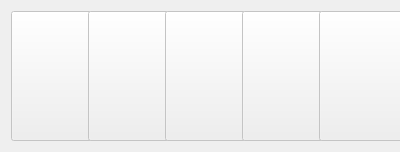
             <widget class="PhilView" name="phil0" native="true">
              <property name="minimumSize">
               <size>
                <width>400</width>
                <height>0</height>
               </size>
              </property>
              <property name="maximumSize">
               <size>
                <width>400</width>
                <height>16777215</height>
               </size>
              </property>
              <layout class="QHBoxLayout" name="horizontalLayout">
               <item>
                <widget class="QPushButton" name="forkRightPlaceHolder0">
                 <property name="enabled">
                  <bool>false</bool>
                 </property>
                 <property name="minimumSize">
                  <size>
                   <width>130</width>
                   <height>130</height>
                  </size>
                 </property>
                 <property name="maximumSize">
                  <size>
                   <width>130</width>
                   <height>130</height>
                  </size>
                 </property>
                 <property name="text">
                  <string/>
                 </property>
                 <property name="iconSize">
                  <size>
                   <width>120</width>
                   <height>105</height>
                  </size>
                 </property>
                 <property name="checkable">
                  <bool>false</bool>
                 </property>
                 <property name="checked">
                  <bool>false</bool>
                 </property>
                 <property name="autoDefault">
                  <bool>false</bool>
                 </property>
                 <property name="default">
                  <bool>false</bool>
                 </property>
                </widget>
               </item>
               <item>
                <widget class="QPushButton" name="forkRight0">
                 <property name="enabled">
                  <bool>false</bool>
                 </property>
                 <property name="minimumSize">
                  <size>
                   <width>130</width>
                   <height>130</height>
                  </size>
                 </property>
                 <property name="maximumSize">
                  <size>
                   <width>130</width>
                   <height>130</height>
                  </size>
                 </property>
                 <property name="text">
                  <string/>
                 </property>
                 <property name="icon">
                  <iconset resource="Res.qrc">
                   <normaloff>:/philosophers/res/philosophers/Knife.png</normaloff>
                   <normalon>:/philosophers/res/philosophers/Knife.png</normalon>
                   <disabledoff>:/philosophers/res/philosophers/Knife.png</disabledoff>
                   <disabledon>:/philosophers/res/philosophers/Knife.png</disabledon>
                   <activeoff>:/philosophers/res/philosophers/Knife.png</activeoff>
                   <activeon>:/philosophers/res/philosophers/Knife.png</activeon>
                   <selectedoff>:/philosophers/res/philosophers/Knife.png</selectedoff>
                   <selectedon>:/philosophers/res/philosophers/Knife.png</selectedon>:/philosophers/res/philosophers/Knife.png</iconset>
                 </property>
                 <property name="iconSize">
                  <size>
                   <width>120</width>
                   <height>105</height>
                  </size>
                 </property>
                 <property name="checkable">
                  <bool>false</bool>
                 </property>
                 <property name="checked">
                  <bool>false</bool>
                 </property>
                 <property name="autoDefault">
                  <bool>false</bool>
                 </property>
                 <property name="default">
                  <bool>false</bool>
                 </property>
                </widget>
               </item>
               <item>
                <widget class="QPushButton" name="btnPhil0">
                 <property name="enabled">
                  <bool>false</bool>
                 </property>
                 <property name="minimumSize">
                  <size>
                   <width>130</width>
                   <height>130</height>
                  </size>
                 </property>
                 <property name="maximumSize">
                  <size>
                   <width>130</width>
                   <height>130</height>
                  </size>
                 </property>
                 <property name="text">
                  <string/>
                 </property>
                 <property name="icon">
                  <iconset resource="Res.qrc">
                   <normaloff>:/philosophers/res/philosophers/Thinking.png</normaloff>
                   <disabledoff>:/philosophers/res/philosophers/Thinking.png</disabledoff>:/philosophers/res/philosophers/Thinking.png</iconset>
                 </property>
                 <property name="iconSize">
                  <size>
                   <width>120</width>
                   <height>120</height>
                  </size>
                 </property>
                 <property name="checkable">
                  <bool>false</bool>
                 </property>
                 <property name="checked">
                  <bool>false</bool>
                 </property>
                 <property name="autoDefault">
                  <bool>false</bool>
                 </property>
                 <property name="default">
                  <bool>false</bool>
                 </property>
                </widget>
               </item>
               <item>
                <widget class="QPushButton" name="forkLeft0">
                 <property name="enabled">
                  <bool>false</bool>
                 </property>
                 <property name="minimumSize">
                  <size>
                   <width>130</width>
                   <height>130</height>
                  </size>
                 </property>
                 <property name="maximumSize">
                  <size>
                   <width>130</width>
                   <height>130</height>
                  </size>
                 </property>
                 <property name="text">
                  <string/>
                 </property>
                 <property name="icon">
                  <iconset resource="Res.qrc">
                   <normaloff>:/philosophers/res/philosophers/Fork.png</normaloff>
                   <normalon>:/philosophers/res/philosophers/Fork.png</normalon>
                   <disabledoff>:/philosophers/res/philosophers/Fork.png</disabledoff>
                   <disabledon>:/philosophers/res/philosophers/Fork.png</disabledon>
                   <activeoff>:/philosophers/res/philosophers/Fork.png</activeoff>
                   <activeon>:/philosophers/res/philosophers/Fork.png</activeon>
                   <selectedoff>:/philosophers/res/philosophers/Fork.png</selectedoff>
                   <selectedon>:/philosophers/res/philosophers/Fork.png</selectedon>:/philosophers/res/philosophers/Fork.png</iconset>
                 </property>
                 <property name="iconSize">
                  <size>
                   <width>120</width>
                   <height>105</height>
                  </size>
                 </property>
                 <property name="checkable">
                  <bool>false</bool>
                 </property>
                 <property name="checked">
                  <bool>false</bool>
                 </property>
                 <property name="autoDefault">
                  <bool>false</bool>
                 </property>
                 <property name="default">
                  <bool>false</bool>
                 </property>
                </widget>
               </item>
               <item>
                <widget class="QPushButton" name="forkLeftPlaceHolder0">
                 <property name="enabled">
                  <bool>false</bool>
                 </property>
                 <property name="minimumSize">
                  <size>
                   <width>130</width>
                   <height>130</height>
                  </size>
                 </property>
                 <property name="maximumSize">
                  <size>
                   <width>130</width>
                   <height>130</height>
                  </size>
                 </property>
                 <property name="text">
                  <string/>
                 </property>
                 <property name="iconSize">
                  <size>
                   <width>120</width>
                   <height>105</height>
                  </size>
                 </property>
                 <property name="checkable">
                  <bool>false</bool>
                 </property>
                 <property name="checked">
                  <bool>false</bool>
                 </property>
                 <property name="autoDefault">
                  <bool>false</bool>
                 </property>
                 <property name="default">
                  <bool>false</bool>
                 </property>
                </widget>
               </item>
              </layout>
             </widget>
